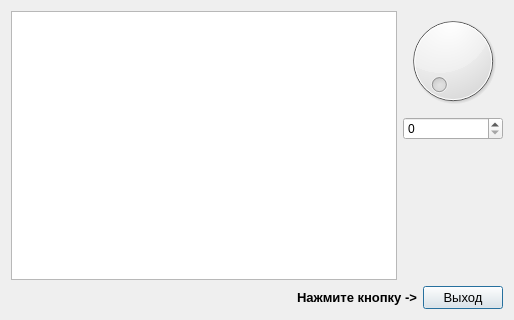
<?xml version="1.0" encoding="UTF-8"?>
<ui version="4.0">
 <class>DialogEx2</class>
 <widget class="QDialog" name="DialogEx2">
  <property name="geometry">
   <rect>
    <x>0</x>
    <y>0</y>
    <width>514</width>
    <height>320</height>
   </rect>
  </property>
  <property name="windowTitle">
   <string>Dialog</string>
  </property>
  <layout class="QVBoxLayout" name="verticalLayout_2">
   <item>
    <layout class="QHBoxLayout" name="horizontalLayout_2">
     <item>
      <widget class="QTextEdit" name="textEdit"/>
     </item>
     <item>
      <layout class="QVBoxLayout" name="verticalLayout">
       <item>
        <widget class="QDial" name="dial"/>
       </item>
       <item>
        <widget class="QSpinBox" name="spinBox"/>
       </item>
       <item>
        <spacer name="verticalSpacer">
         <property name="orientation">
          <enum>Qt::Vertical</enum>
         </property>
         <property name="sizeHint" stdset="0">
          <size>
           <width>20</width>
           <height>40</height>
          </size>
         </property>
        </spacer>
       </item>
      </layout>
     </item>
    </layout>
   </item>
   <item>
    <layout class="QHBoxLayout" name="horizontalLayout">
     <item>
      <spacer name="horizontalSpacer">
       <property name="orientation">
        <enum>Qt::Horizontal</enum>
       </property>
       <property name="sizeHint" stdset="0">
        <size>
         <width>40</width>
         <height>20</height>
        </size>
       </property>
      </spacer>
     </item>
     <item>
      <widget class="QLabel" name="label">
       <property name="font">
        <font>
         <pointsize>10</pointsize>
         <weight>75</weight>
         <bold>true</bold>
        </font>
       </property>
       <property name="text">
        <string>Нажмите кнопку -&gt;</string>
       </property>
      </widget>
     </item>
     <item>
      <widget class="QPushButton" name="pushButton">
       <property name="font">
        <font>
         <pointsize>10</pointsize>
        </font>
       </property>
       <property name="text">
        <string>Выход</string>
       </property>
      </widget>
     </item>
    </layout>
   </item>
  </layout>
 </widget>
 <resources/>
 <connections>
  <connection>
   <sender>dial</sender>
   <signal>sliderMoved(int)</signal>
   <receiver>spinBox</receiver>
   <slot>setValue(int)</slot>
   <hints>
    <hint type="sourcelabel">
     <x>440</x>
     <y>69</y>
    </hint>
    <hint type="destinationlabel">
     <x>458</x>
     <y>131</y>
    </hint>
   </hints>
  </connection>
  <connection>
   <sender>spinBox</sender>
   <signal>valueChanged(int)</signal>
   <receiver>dial</receiver>
   <slot>setValue(int)</slot>
   <hints>
    <hint type="sourcelabel">
     <x>420</x>
     <y>136</y>
    </hint>
    <hint type="destinationlabel">
     <x>419</x>
     <y>76</y>
    </hint>
   </hints>
  </connection>
  <connection>
   <sender>spinBox</sender>
   <signal>valueChanged(QString)</signal>
   <receiver>textEdit</receiver>
   <slot>append(QString)</slot>
   <hints>
    <hint type="sourcelabel">
     <x>438</x>
     <y>140</y>
    </hint>
    <hint type="destinationlabel">
     <x>388</x>
     <y>242</y>
    </hint>
   </hints>
  </connection>
  <connection>
   <sender>pushButton</sender>
   <signal>clicked()</signal>
   <receiver>DialogEx2</receiver>
   <slot>reject()</slot>
   <hints>
    <hint type="sourcelabel">
     <x>455</x>
     <y>290</y>
    </hint>
    <hint type="destinationlabel">
     <x>151</x>
     <y>281</y>
    </hint>
   </hints>
  </connection>
 </connections>
</ui>
